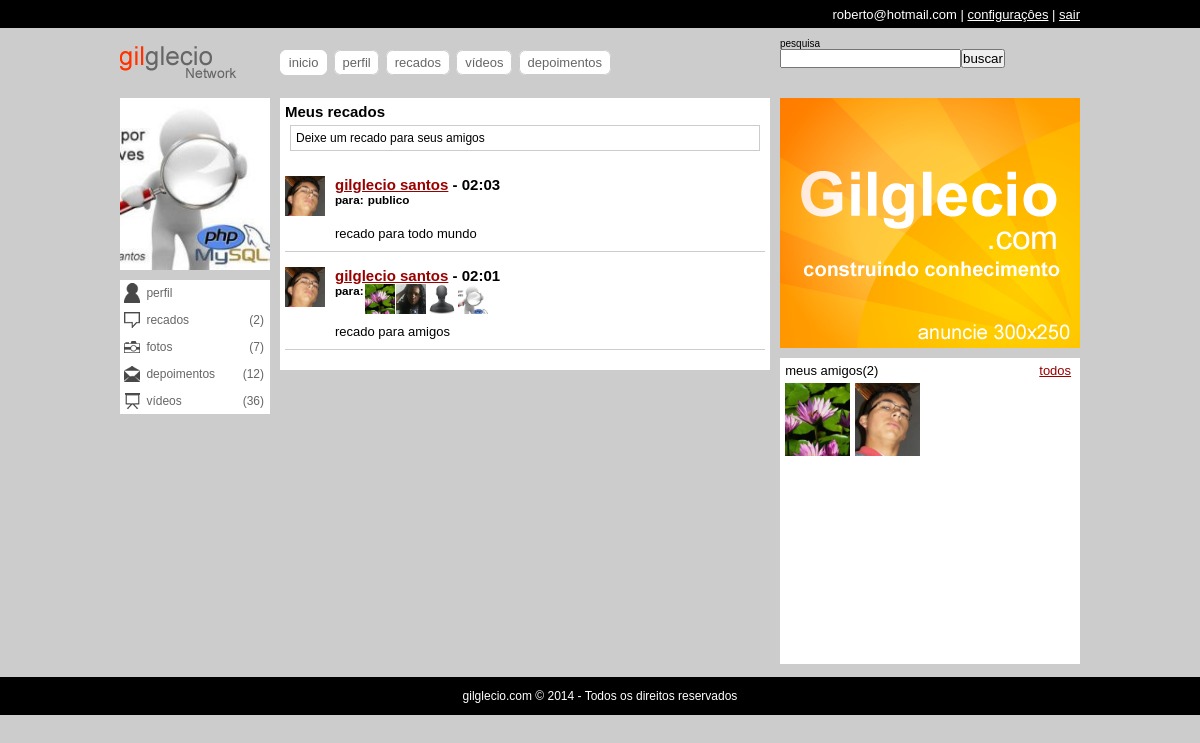
Page /recados.php (signed in) on the committed database.
### tables this page shows
CREATE TABLE IF NOT EXISTS `usuarios` (
  `id` int(11) NOT NULL AUTO_INCREMENT,
  `email` varchar(64) NOT NULL,
  `senha` varchar(128) NOT NULL,
  `nome` varchar(32) NOT NULL,
  `sobrenome` varchar(64) NOT NULL,
  `nascimento` date NOT NULL,
  `sexo` varchar(10) NOT NULL,
  `imagem` varchar(128) DEFAULT NULL,
  `status` int(1) NOT NULL DEFAULT '0',
  `cadastro` date NOT NULL,
  `nivel` int(1) NOT NULL DEFAULT '0',
  PRIMARY KEY (`id`)
);

CREATE TABLE IF NOT EXISTS `recados` (
  `id` int(11) NOT NULL AUTO_INCREMENT,
  `de` int(11) NOT NULL,
  `para` varchar(10) NOT NULL,
  `recado` text NOT NULL,
  `status` int(1) NOT NULL DEFAULT '1',
  `data` timestamp NOT NULL DEFAULT CURRENT_TIMESTAMP ON UPDATE CURRENT_TIMESTAMP,
  PRIMARY KEY (`id`)
);

### classes/DB.class.php (called while the page is built, shortened)
<?php
	class DB{
		private static $conn;
		static function getConn(){
			if(is_null(self::$conn)){
				self::$conn = new PDO('mysql:host=localhost;dbname=aularedesocial','root','');
				self::$conn->setAttribute(PDO::ATTR_ERRMODE,PDO::ERRMODE_EXCEPTION);
			}
			return self::$conn;
		}
	}

### classes/Recados.class.php (called while the page is built, shortened)
<?php
	class Recados extends DB{
		static function getRecados($idExtrangeiro){
			$select = self::getConn()->prepare("
			SELECT u.id, u.nome, u.sobrenome, u.imagem, a.de, a.para, r.id, r.recado, r.de, r.para, r.data, r.status FROM usuarios u
			INNER JOIN amisade a ON (((u.id=a.de) AND (a.para=?)) OR ((u.id=a.para) AND (a.de=?)))
			INNER JOIN recados r ON ((r.de=u.id) AND (r.para='publico' OR r.para='amigos' OR r.para=?) AND r.status=1) AND a.status=1 ORDER BY r.data DESC");
			$select->execute(array($idExtrangeiro,$idExtrangeiro,$idExtrangeiro));
			$d['num'] = $select->rowCount();
			$d['dados'] = $select->fetchAll();
			return $d;
		}
	}

### classes/Amisade.class.php (called while the page is built, shortened)
<?php
	class Amisade extends DB{
		static function list_amigos($idExtrangeiro){
			$selAmigos= self::getConn()->prepare('SELECT u.id, u.nome, u.sobrenome, u.imagem FROM usuarios u INNER JOIN amisade a ON (((u.id=a.de) AND (a.para=?)) OR ((u.id=a.para) AND (a.de=?))) AND a.status=1');
			$selAmigos->execute(array($idExtrangeiro,$idExtrangeiro));
			$d['num'] = $selAmigos->rowCount();
			$d['dados'] = $selAmigos->fetchAll();
			return $d;
		}
		static function strIdAmigos($amigos){
			$ids = array();
			foreach ($amigos as $value) {
				array_push($ids, $value['id']);
			}
			return implode(',', $ids);
		}
	}

### classes/Allbuns.class.php (called while the page is built, shortened)
<?php
	class Albuns extends DB{
		static function listAlbuns($usuario){
			$list = self::getConn()->prepare('SELECT * FROM `albuns` WHERE `usuario`=?');
			$list->execute(array($usuario));
			$d['num'] = $list->rowCount();
			$d['dados'] = $list->fetchAll();
			return $d;
		}
		private static function getFotos($album){
			$list = self::getConn()->prepare('SELECT * FROM `fotos` WHERE `album`=?');
			$list->execute(array($album));
			$d['num'] = $list->rowCount();
			$d['dados'] = $list->fetchAll();
			return $d;
		}
		static function totalFotos($usuario){
			$albuns = self::listAlbuns($usuario);
			$totalfotos = 0;
			foreach($albuns['dados'] as $albuns):
				$fotos = self::getFotos($albuns['id']);
				$totalfotos += $fotos['num'];
			endforeach;
			return $totalfotos;
		}
	}

### recados.php (the view, shortened to what this page needs)
<?php include('includes/header.php'); ?>
        <div id="amarra-center-left">
            <div class="center">
                <div class="blocos" id="pagina">
                	<h2><?php echo ($idDaSessao<>$idExtrangeiro) ? 'Recados de '.$user_fullname : 'Meus recados'; ?></h2>
                    <?php include('includes/form_recados.php'); ?>
                    <div id="listrecados">
                    	<?php
						if($recados['num']>0){
							echo '<ul>';
							foreach($recados['dados'] as $asRecados){
								echo '<li><span><img src="uploads/usuarios/'.user_img($asRecados['imagem']).'" /></span>
								<h2><a href="perfil.php?uid='.$asRecados['de'].'">'.$asRecados['nome'].' '.$asRecados['sobrenome'].'</a> - '.date('H:i',strtotime($asRecados[10])).'</h2>
								<h3>';
								echo '<ul><li>para: </li>';
								if($asRecados['para']=='amigos'){
									$amigos_recados = Amisade::list_amigos($asRecados['de']);
									foreach($amigos_recados['dados'] as $asAmigosRec){
										echo '<li><span><a href="perfil.php?uid='.$asAmigosRec['id'].'" /><img title="'.$asAmigosRec['nome'].' '.$asAmigosRec['sobrenome'].'" src="uploads/usuarios/'.user_img($asAmigosRec['imagem']).'" /></a></span></li>';
									}
								}elseif($asRecados['para']=='publico'){
									echo '<li>&nbsp;publico</li>';
								}else{
									$dados = $objLogin->getDados($asRecados['para']);
									echo '<li><span><a href="perfil.php?uid='.$dados['id'].'" /><img title="'.$dados['nome'].' '.$dados['sobrenome'].'" src="uploads/usuarios/'.user_img($dados['imagem']).'" /></a></span></li>';
								}
								echo '</ul>';
								echo '</h3>
								<!--esta linha de css faz a quebra automatica das linhas
								vindas do formulario white-space:pre-wrap; -->
								<pre><p style="white-space:pre-wrap; width:90%;">'.htmlspecialchars($asRecados[7]).'</p></pre></li>';
							}
							echo '</ul>';
						}
						?>
                    </div>
                </div>
            </div>
            <div class="right">
                <?php include('includes/amigos.php'); ?>
            </div>
        </div>
<?php include('includes/footer.php'); ?>

### includes/amigos.php
<div class="blocos" id="publicidade">
    <img src="midias/banner.png" />
</div>
<div class="blocos" id="meus-amigos">
    <span>meus amigos(<?php echo $list_amigos['num'] ?>) <a href="#">todos</a></span>
    <ul>
    	<?php
		if($list_amigos['num']>0){
			foreach($list_amigos['dados'] as $resAmigos){
				echo '<li><span><a href="perfil.php?uid='.$resAmigos[0].'"><img src="uploads/usuarios/'.user_img($resAmigos[3]).'" alt="" title="'.$resAmigos[1].' '.$resAmigos[2].'" /></a></span></li>';
			}
		}else{
			echo 'Você não tem amigos';
		}
		?>
    </ul>
</div>

### estilos/template.css (style rules this page uses)
* { margin:0; padding:0; }
body { background:#CCC; font:62.5% "Trebuchet MS", Arial, Helvetica, sans-serif; text-align:center; }
img { display:block; }
a { color:#900; }
div.center { width:489.999px; margin:0 1em; }
div.right { width:299.999px; }
div.left, div.center, div.right { min-height:50px; float:left; }
div.blocos { width:100%; min-height:50px; margin-bottom:1em; clear:both; background:#fff; }
div#content .blocos { width:auto; }
div#pagina { padding:0.5em; width:auto; }
div#meus-amigos { padding:0.2em; overflow:hidden; font-size:1.3em; }
div#meus-amigos span { width:97%; display:block; padding:0.2em; }
div#meus-amigos span a { float:right; }
div#meus-amigos ul { width:298px; height:281px; overflow-y:scroll; list-style:none; }
div#meus-amigos ul li { display:inline; float:left; }
div#meus-amigos ul li span { width:65px; height:70px; overflow:hidden; }
div#meus-amigos ul li img { width:100%; }
div#listrecados { margin-top:20px; }
div#listrecados ul li { overflow:hidden; margin-bottom:4px; border-bottom:1px solid #CCC; margin-bottom:15px; padding-bottom:10px; }
div#listrecados ul li span { width:40px; height:40px; overflow:hidden; float:left; margin-right:10px; }
div#listrecados ul li span img { width:100%; }
div#listrecados ul li h3 { display:block; float:left; }
div#listrecados ul li p { float:left; width:100%; margin-left:50px; font:13px Arial, Helvetica, sans-serif; list-style:18px; margin-top:10px; }
div#listrecados ul li ul li { list-style:none; float:left; margin:0; padding:0; margin-right:1px; border:none; }
div#listrecados ul li ul li span { width:30px; height:30px; margin:0; }

### rows in the picture
usuarios: imagem (picture), nome "gilglecio", sobrenome "santos", recados.data "02:03", shows "publico", recados.recado "recado para todo mundo", recados.data "02:01", recados.recado "recado para amigos"
usuarios: imagem (picture)
usuarios: imagem (picture)
usuarios: shows a picture
usuarios: imagem (picture)

### other values in the picture
$_SESSION['socialbigui_usuario'] "roberto@hotmail.com"
$recados['num'] "2"
Albuns::totalFotos($idExtrangeiro) "7"
$txt_for_recado "Deixe um recado para seus amigos"
$list_amigos['num'] "2"
